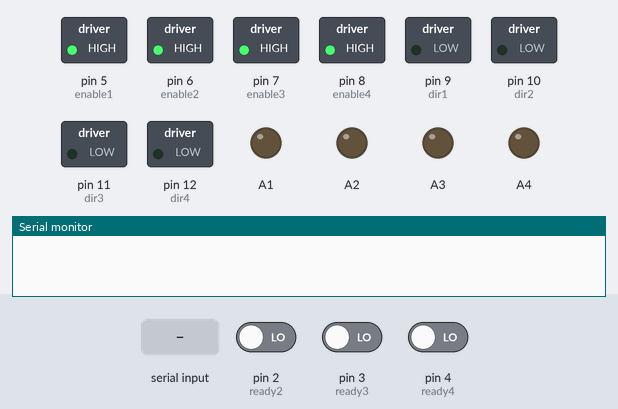
Simulated run of this sketch. Board: Arduino Uno, built with avr-gcc and run on an emulated ATmega328P. Parts: switched loads named in the sketch (green lamp = pin HIGH), output pins drawn as LEDs (lit = HIGH), the last lines printed to the serial monitor. The test bench sets the inputs (shaded band); at power-on: pin 2 (ready2) LOW, pin 3 (ready3) LOW, pin 4 (ready4) LOW.

Above: at 1.2 s.
1.3 s: "90,45,200\n" received over Serial
2.8 s: "90,45,200,10\n" received over Serial
At 3.2 s:
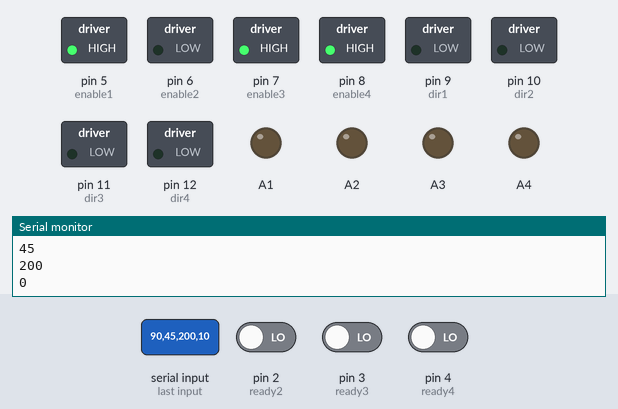
Timing chart, 0 to 5.8 s (numbered marks = the images above; inputs shaded):
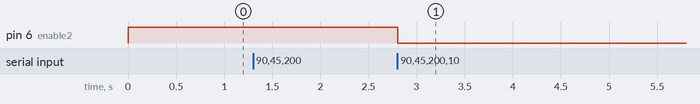

Measured:
- after the input at 2.8 s, pin 6 (enable2): HIGH → LOW at once

The sketch:

test_two_motors.ino
```cpp
int sensorValue = 0;

int ready1 = 1;
int ready2 = 2;
int ready3 = 3;
int ready4 = 4;

int enable1 = 5;
int enable2 = 6;
int enable3 = 7;
int enable4 = 8;

int dir1 = 9;
int dir2 = 10;
int dir3 = 11;
int dir4 = 12;

void setup() {
    pinMode(ready1, INPUT);
    pinMode(ready2, INPUT);
    pinMode(ready3, INPUT);
    pinMode(ready4, INPUT);

    pinMode(enable1, OUTPUT);
    pinMode(enable2, OUTPUT);
    pinMode(enable3, OUTPUT);
    pinMode(enable4, OUTPUT);

    pinMode(dir1, OUTPUT);
    pinMode(dir2, OUTPUT);
    pinMode(dir3, OUTPUT);
    pinMode(dir4, OUTPUT);

    digitalWrite(enable1, HIGH);
    digitalWrite(enable2, HIGH);
    digitalWrite(enable3, HIGH);
    digitalWrite(enable4, HIGH);

    Serial.begin(38400);
}

void loop() {

   if ((digitalRead(ready1)==HIGH)&(digitalRead(ready2)==HIGH)&(digitalRead(ready3)==HIGH)&(digitalRead(ready4)==HIGH))
  {
   Serial.println("ready");
  }

 while (Serial.available() > 0) {
     Serial.println("go ");
    int d1 = Serial.parseInt();
    int v1 = Serial.parseInt();
    int d2 = Serial.parseInt();
    int v2 = Serial.parseInt();
    int d3 = Serial.parseInt();
    int v3 = Serial.parseInt();
    int d4 = Serial.parseInt();
    int v4 = Serial.parseInt();

    Serial.println(d1);
    Serial.println(v1);
    Serial.println(d2);
    Serial.println(v2);

    if (Serial.read() == '\n')
    {

      if(d1 == 1) { digitalWrite(dir1, HIGH); }
      else { digitalWrite(dir1, LOW); }
      if(d2 == 1) { digitalWrite(dir2, HIGH); }
      else { digitalWrite(dir2, LOW); }
      if(d3 == 1) { digitalWrite(dir3, HIGH); }
      else { digitalWrite(dir3, LOW); }
      if(d4 == 1) { digitalWrite(dir4, HIGH); }
      else { digitalWrite(dir4, LOW); }

      if (v1<5) { digitalWrite(enable1, LOW); }
      else { digitalWrite(enable1, HIGH); }
      if (v2<5) { digitalWrite(enable2, LOW); }
      else { digitalWrite(enable2, HIGH); }
      if (v3<5) { digitalWrite(enable3, LOW); }
      else { digitalWrite(enable3, HIGH); }
      if (v4<5) { digitalWrite(enable4, LOW); }
      else { digitalWrite(enable4, HIGH); }

    analogWrite(A1, v1);
    analogWrite(A2, v2);
    analogWrite(A3, v3);
    analogWrite(A4, v4);
    }
 }
}
```
